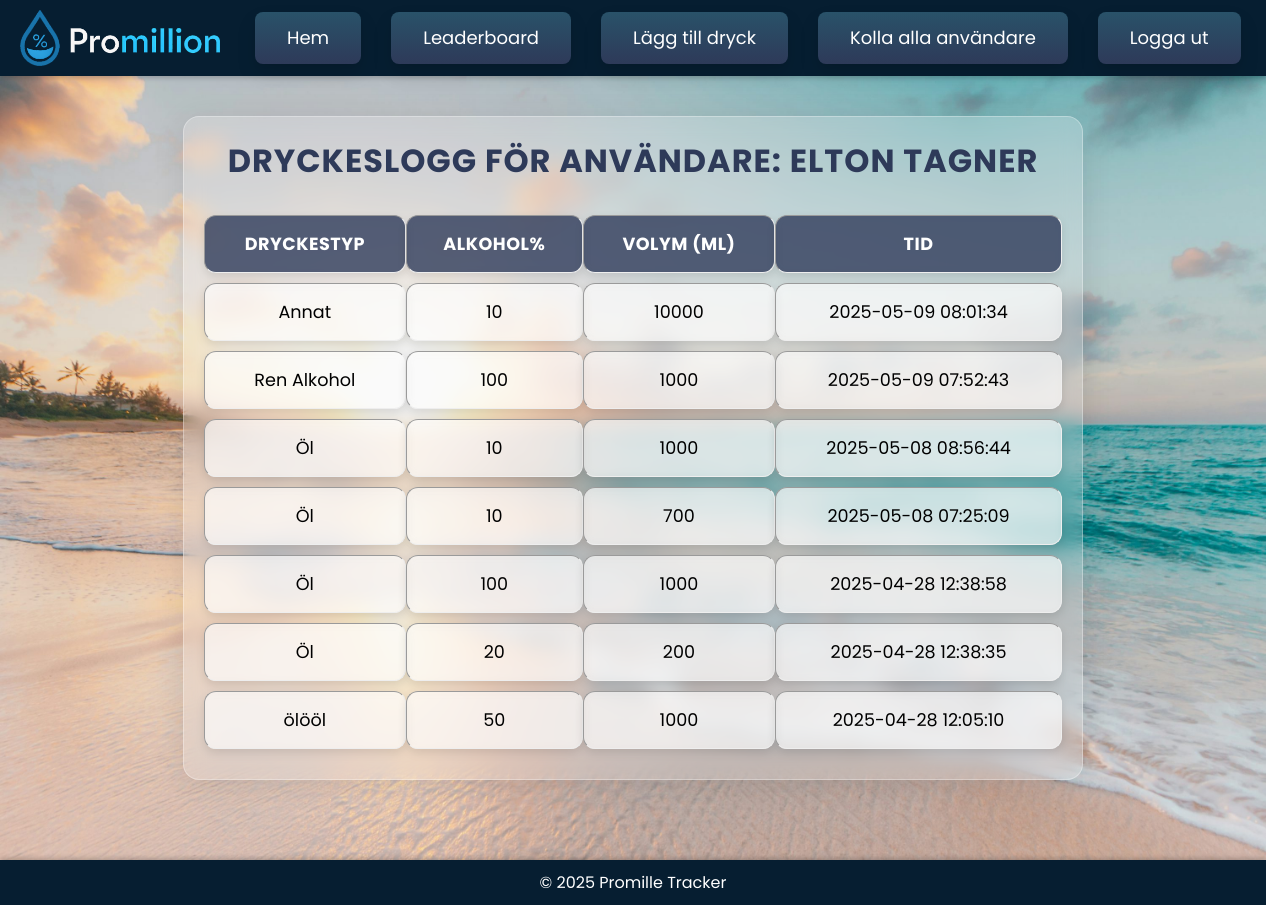
The page /view_drinks.php (signed in) on the database its author committed.
### tables this page shows
CREATE TABLE `tbluser` (
  `id` int(11) NOT NULL,
  `namn` varchar(100) NOT NULL,
  `password` varchar(255) NOT NULL,
  `weight` float NOT NULL,
  `height` float NOT NULL,
  `alkoholvolym` float NOT NULL,
  `userlevel` tinyint(11) NOT NULL DEFAULT 10,
  `team` varchar(20) NOT NULL
);

CREATE TABLE `tbldrinklog` (
  `drinkid` int(11) NOT NULL,
  `userid` int(11) NOT NULL,
  `drinktype` varchar(50) NOT NULL,
  `alcoholpercent` float NOT NULL,
  `volume_ml` float NOT NULL,
  `drinktimestamp` timestamp NOT NULL DEFAULT current_timestamp()
);

### view_drinks.php (the view, shortened to what this page needs)
<?php
$servername = "localhost";
$username = "root";
$password = "";
$dbname = "promille";
$conn = new mysqli($servername, $username, $password, $dbname);
$userid_to_view = isset($_GET['userid']) ? (int)$_GET['userid'] : $_SESSION['userid'];
$name_sql = "SELECT namn FROM tbluser WHERE id = ?";
$name_stmt = $conn->prepare($name_sql);
$name_stmt->bind_param("i", $userid_to_view);
$name_stmt->execute();
$name_result = $name_stmt->get_result();
$user_name = ($name_result->num_rows > 0) ? $name_result->fetch_assoc()['namn'] : "Okänd";
$sql = "SELECT drinktype, alcoholpercent, volume_ml, drinktimestamp
        FROM tbldrinklog
        WHERE userid = ?
        ORDER BY drinktimestamp DESC";
$stmt = $conn->prepare($sql);
$stmt->bind_param("i", $userid_to_view);
$stmt->execute();
$result = $stmt->get_result();
?>
<!DOCTYPE html>
<html lang="sv">
<head>
    <link rel="stylesheet" href="style.css">
</head>
<body>
    <header>
    <img src="bilder/logotyp.png" alt="">
        <nav>
            <ul>
                <li><a href="home.php">Hem</a></li>
                <li><a href="leaderboard.php">Leaderboard</a></li>
                <li><a href="add_drink.php">Lägg till dryck</a></li>
                <li><a href="user_list.php">Kolla alla användare</a></li>
                <li><a href="loggaut.php">Logga ut</a></li>
            </ul>
        </nav>
    </header>
    <main>
        <div class="view-drinks">
        <h2>Dryckeslogg för användare: <strong><?php echo htmlspecialchars($user_name); ?></strong></h2>
        <?php if ($result->num_rows > 0): ?>
            <table border="1">
                <thead>
                    <tr>
                        <th>Dryckestyp</th>
                        <th>Alkohol%</th>
                        <th>Volym (ml)</th>
                        <th>Tid</th>
                    </tr>
                </thead>
                <tbody>
                    <?php while ($row = $result->fetch_assoc()): ?>
                        <tr>
                            <td><?php echo htmlspecialchars($row['drinktype']); ?></td>
                            <td><?php echo htmlspecialchars($row['alcoholpercent']); ?></td>
                            <td><?php echo htmlspecialchars($row['volume_ml']); ?></td>
                            <td><?php echo htmlspecialchars($row['drinktimestamp']); ?></td>
                        </tr>
                    <?php endwhile; ?>
                </tbody>
            </table>
        <?php else: ?>
            <p>Inga drycker hittades för denna användare.</p>
        <?php endif; ?>
        </div>
    </main>
    <footer>
        <p>&copy; 2025 Promille Tracker</p>
    </footer>
</body>
</html>

### style.css (style rules this page uses)
* { margin:0; padding:0; box-sizing: border-box; }
body { font-family: Arial, sans-serif; margin: 0; padding: 0; background-color: #f9f9f9; }
header img { width: 200px; height: auto; margin-right: 20px; filter: hue-rotate(20deg); }
header nav ul { list-style: none; margin: 0; padding: 0; display: flex; }
header nav ul li { margin: 0 15px; }
header nav ul li a { text-decoration: none; }
header nav ul li a { align-items: center; background-color: initial; background-image: linear-gradient(#295269, #2E3A59); border-radius: 8px; border-width: 0; box-shadow: 0 10px 20px rgba(0, 0, 0, .1),0 3px 6px rgba(0, 0, 0, .05); box-sizing: border-box; color: #fff; cursor: pointer; display: inline-flex; flex-direction: column; font-family: poppins, sans-serif; font-size: 18px; height: 52px; justify-content: center; line-height: 1; margin: 0; outline: none; overflow: hidden; padding: 0 32px; text-align: center; text-decoration: none; transform: translate3d(0, 0, 0); transition: all 150ms; vertical-align: baseline; white-space: nowrap; user-select: none; -webkit-user-select: none; touch-action: manipulation; }
header { background-color: #061e31; color: white; display: flex; justify-content: space-between; align-items: center; padding: 15px 20px; width: 100%; box-shadow: 0 2px 5px rgba(0, 0, 0, 0.2); height: auto; position: relative; }
main { min-height: 87vh; background-image: url(bilder/background.jfif); background-size: cover; background-position: center; background-repeat: no-repeat; padding: 20px; padding-bottom: 60px; }
.view-drinks { max-width: 900px; margin: 20px auto; padding: 20px; background: rgba(255, 255, 255, 0.2); border-radius: 16px; box-shadow: 0 4px 30px rgba(0, 0, 0, 0.1); backdrop-filter: blur(10px); -webkit-backdrop-filter: blur(10px); border: 1px solid rgba(255, 255, 255, 0.3); font-family: 'Poppins', sans-serif; }
.view-drinks h2 { text-align: center; color: #2E3A59; font-size: 2rem; margin-bottom: 20px; text-transform: uppercase; letter-spacing: 1px; }
.view-drinks table { width: 100%; border-collapse: separate; border-spacing: 0 10px; margin-top: 20px; font-size: 1.1rem; border:none; }
.view-drinks table th, .view-drinks table td { padding: 15px; text-align: center; background-color: rgba(255, 255, 255, 0.6); border-radius: 12px; box-shadow: 0 4px 10px rgba(0, 0, 0, 0.1); backdrop-filter: blur(5px); }
.view-drinks table th { background-color: rgba(46, 58, 89, 0.8); color: #ffffff; font-weight: bold; text-transform: uppercase; letter-spacing: 0.5px; }
header { background-color: #061e31; color: white; padding: 10px 20px; display: flex; justify-content: space-between; align-items: center; box-shadow: 0 2px 5px rgba(0, 0, 0, 0.2); }
header img { width: 200px; height: auto; }
footer { background-color: #061e31; font-family: poppins, sans-serif; color: white; text-align: center; padding: 10px 0; position: relative; width: 100%; box-shadow: 0 -2px 5px rgba(0, 0, 0, 0.2); }

### rows shown on the page
tbluser: namn "ELTON TAGNER"
tbldrinklog: drinktype "Annat", alcoholpercent "10", volume_ml "10000", drinktimestamp "2025-05-09 08:01:34"
tbldrinklog: drinktype "Ren Alkohol", alcoholpercent "100", volume_ml "1000", drinktimestamp "2025-05-09 07:52:43"
tbldrinklog: drinktype "Öl", alcoholpercent "10", volume_ml "1000", drinktimestamp "2025-05-08 08:56:44"
tbldrinklog: drinktype "Öl", alcoholpercent "10", volume_ml "700", drinktimestamp "2025-05-08 07:25:09"
tbldrinklog: drinktype "Öl", alcoholpercent "100", volume_ml "1000", drinktimestamp "2025-04-28 12:38:58"
tbldrinklog: drinktype "Öl", alcoholpercent "20", volume_ml "200", drinktimestamp "2025-04-28 12:38:35"
tbldrinklog: drinktype "ölööl", alcoholpercent "50", volume_ml "1000", drinktimestamp "2025-04-28 12:05:10"
